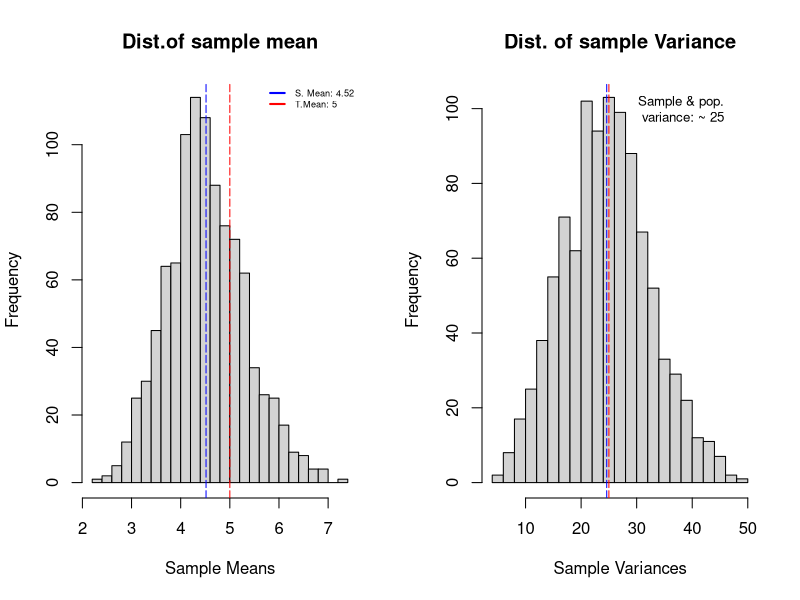
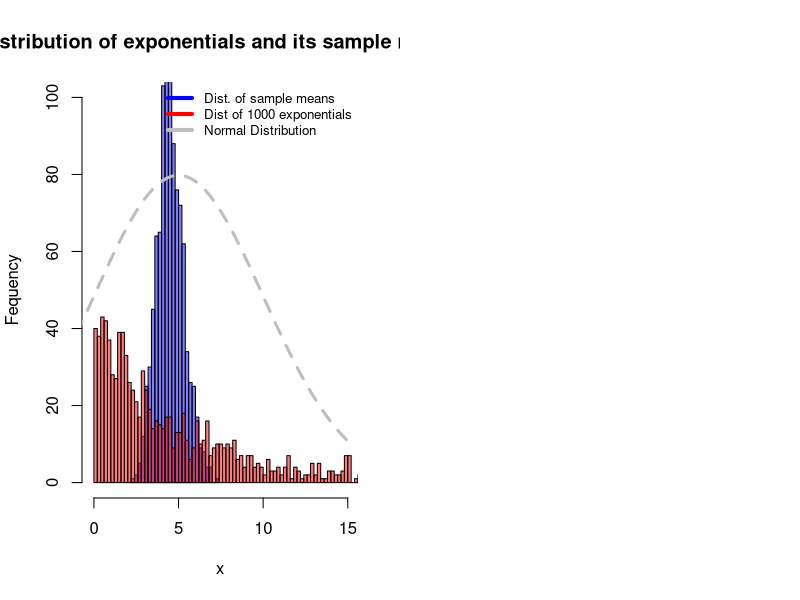

Reproduce these figures in R, in order.
## ---- chunk 1
n<-40;lambda<-0.2;set.seed(1000)
x<-rexp(n,lambda)
ms<-mean(x); sds<-sd(x); vars<-var(x)
# hist(x,breaks = 10, 
#      main="Distribution of 40 exponetials (sample)")
# text(x=10,y=10,paste("Sample mean:",round(ms,2),"\nStandard Deviation:",round(sds,2)))
## ---- chunk 2
sim<-1000
simData<-matrix(sample(x,n*sim,replace=T),sim,n)
means<-apply(simData,1,mean); vars<-apply(simData,1,var); sds<-apply(simData,1,sd)
par(mfrow=c(1,2))
hist(means,breaks = 20,
     main=paste("Dist.of sample mean"),
     xlab="Sample Means")
abline(v=mean(means),lty=5,col="blue")
abline(v=1/lambda,lty=5,col="red")
legend("topright", c(paste("S. Mean:",round(mean(means),2)),paste("T.Mean:",1/lambda)),
       cex=0.55, col=c("blue","red"), lty=5, lwd=2, bty="n");
hist(vars,breaks = 20,xlab="Sample Variances",
     main=paste("Dist. of sample Variance"))
abline(v=mean(vars),lty=5,col="blue")
text(38,100,cex=.8, paste("Sample & pop.\n variance: ~",round(mean(vars),0)))
abline(v=(1/lambda)^2,lty=5,col="red")

## ---- chunk 3
set.seed(2000)
xx<-rexp(sim,lambda)
hist(means, col=rgb(0,0,1,0.5), breaks=30,xlim=c(-.1,15),ylim=c(0,100),
     main="Distribution of exponentials and its sample means",
     xlab="x",
     ylab="Fequency")
hist(xx,col=rgb(1,0,0,0.5),alpha=1,add=T,breaks = 131)
curve(1000*dnorm(x,mean=1/lambda,sd=1/lambda), lty=2,lwd=3,
      col="gray",from=-1,to=15, n=100,add=TRUE)
legend("topright", c("Dist. of sample means","Dist of 1000 exponentials","Normal Distribution"),
       cex=0.8, col=c("blue","red","gray"), lty=5, lwd=4, bty="n")
